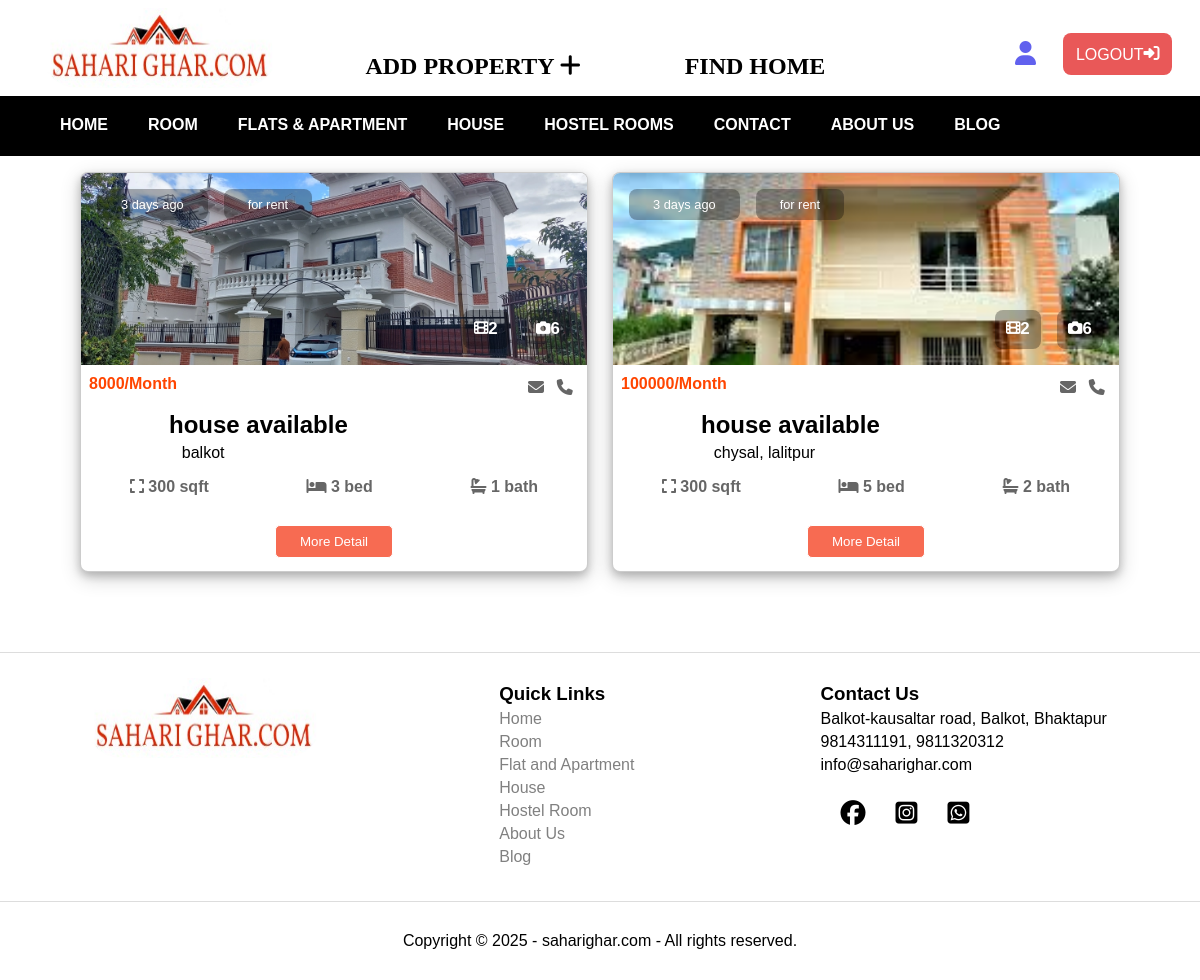
Screenshot of /house.php (signed in) with the database file from the repository.
### tables this page shows
CREATE TABLE `prop_detail` (
  `prod_id` int(10) NOT NULL,
  `title` varchar(30) NOT NULL,
  `type` varchar(20) NOT NULL,
  `price` varchar(20) NOT NULL,
  `location` varchar(50) NOT NULL,
  `image` varchar(255) NOT NULL,
  `area` int(20) NOT NULL,
  `bedroom` int(20) NOT NULL,
  `bathroom` int(20) NOT NULL,
  `latitude` double(10,6) NOT NULL DEFAULT 0.000000,
  `longitude` double(10,6) NOT NULL DEFAULT 0.000000
);

### house.php (the view, shortened to what this page needs)
<?php
include 'header.php'
?>
<section class="featured">
        <div class="box-container">
            <?php
             $logged_in= isset($_SESSION['loggedin'])=== true;
            $query= "select * from  prop_detail";
            $result=mysqli_query($conn,$query);
            while($row=mysqli_fetch_assoc($result))
            {
              $id       =$row["prod_id"];
              $title    =$row["title"];
              $type     =$row["type"];
              $price    =$row["price"];
              $location =$row["location"];
              $image    =$row["image"];
              $area     =$row["area"];
              $bedroom  =$row["bedroom"];
              $bathroom =$row["bathroom"];
                 if($type==='house')
                 {
                echo"
                <div class='box'>
                <div class='image-container'>
                    <img src='./Admin/property_images/$image' alt='roomimage'>
                    <div class='info'>
                        <h3>3 days ago</h3>
                        <h3>for rent</h3>
                    </div>
                    <div class='icon'>
                        <a href='#' class='fas fa-film'>
                            <h3>2</h3>
                        </a>
                        <a href='#' class='fas fa-camera'>
                            <h3>6</h3>
                        </a>
                    </div>
                </div>
                <div class='content'>
                    <div class='price'>
                        <h3>$price/Month</h3>
                        <a href='#' class='fas fa-envelope'></a>
                        <a href='#' class='fas fa-phone'></a>
                    </div>
                </div>
                <div class='location'>
                    <h3>$title </h3>
                    <p>$location</p>
                </div>
                <div class='detail'>
                    <h3><i class='fas fa-expand'></i> $area sqft</h3>
                    <h3><i class='fas fa-bed'></i> $bedroom  bed</h3>
                    <h3><i class='fas fa-bath'></i> $bathroom bath</h3>
                </div>
                <form method='GET' class='buttons' action='card_detail.php' onsubmit='return checkLogin($logged_in)'>
                <input type='hidden' name='id' value='$id'>
               <button type='submit' class='btn'>More Detail</button>
           </form>
               </div>";
                 }
            }
             ?>
        </div>
    </section>
<?php
include 'footer.php'
?>

### css/style.css (style rules this page uses)
* { margin: 0px; font-family: Arial, sans-serif; box-sizing: border-box; text-decoration: none; }
body { position: relative; }
.featured .box-container { display: flex; flex-wrap: wrap; gap: 1.5rem; margin: 1rem 5rem 5rem 5rem; background-color: #fff; }
.featured .box-container .box { border: 0.1rem solid rgba(0, 0, 0, 0.2); box-shadow: 0 4px 8px 0 rgba(0, 0, 0, 0.2), 0 6px 20px 0 rgba(0, 0, 0, 0.19); height: 25rem; width: 10rem; border-radius: 0.5rem; overflow: hidden; background: #fff; flex: 1 1 18rem; }
.featured .box-container .box .image-container { overflow: hidden; position: relative; width: 100%; height: 12rem; }
.featured .box-container .box .image-container img { width: 100%; height: 100%; object-fit: cover; transition: 0.2s linear; }
.featured .box-container .box .image-container .info { position: absolute; top: 1rem; left: 0; display: flex; }
.featured .box-container .box .image-container .info h3 { font-size: 0.8rem; font-weight: 500; color: #fff; background: rgba(0, 0, 0, 0.3); border-radius: 0.5rem; padding: 0.5rem 1.5rem; margin-left: 1rem; }
.featured .box-container .box .image-container .icon { position: absolute; bottom: 1rem; right: 0; display: flex; }
.featured .box-container .box .image-container .icon a { font-size: 0.9rem; color: #fff; display: flex; border-radius: 0.5rem; background: rgba(0, 0, 0, 0.3); margin-right: 1rem; padding: 0.7rem; }
.featured .box-container .box .content { padding: 0.5rem; }
.featured .box-container .box .price { display: flex; align-items: center; }
.featured .box-container .box .price h3 { color: orangered; font-size: 1rem; margin-right: auto; }
.featured .box-container .box .price a { color: #666; font-size: 1rem; margin: 0.2rem; padding: 0.2rem; border-radius: 0.2rem; height: 1rem; }
.featured .box-container .box .location { margin-left: 5rem; padding: 0.5rem; }
.featured .box-container .box .location h3 { font-size: 1.5rem; font-family: "Franklin Gothic Medium", "Arial Narrow", Arial, sans-serif; }
.featured .box-container .box .location p { padding-top: 0.3rem; margin-left: 0.8rem; }
.featured .box-container .box .detail { display: flex; margin-top: 0.2rem; }
.featured .box-container .box .detail h3 { margin: auto; padding: 0.3rem; font-size: 1rem; color: #666; }
.featured .box-container .box .buttons { display: flex; margin: 1rem; margin-top: 1.5rem; }
.featured .box-container .box .buttons button { margin: auto; border: solid 1px white; border-radius: 5px; padding: 0.5rem 1.5rem; color: white; background-color: #f76b52; }

### footer.php (style rules this page uses)
body { font-family: Arial, sans-serif; margin: 0; padding: 0; }

### rows the page displays
prop_detail: image (picture), price "8000", title "house available", location "balkot", area "300", bedroom "3", bathroom "1"
prop_detail: image (picture), price "100000", title "house available", location "chysal, lalitpur", area "300", bedroom "5", bathroom "2"
